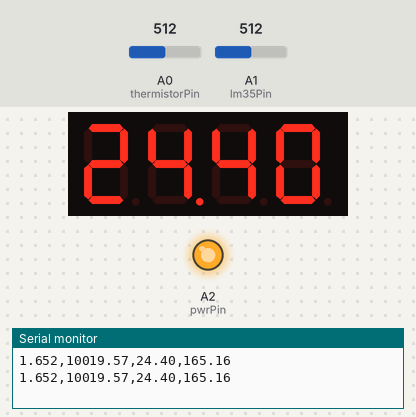
This sketch was run on a simulated Arduino Uno, built with avr-gcc and run on an emulated ATmega328P. On the bench: 4-digit seven-segment display, output pins drawn as LEDs (lit = HIGH), the last lines printed to the serial monitor. The inputs (shaded band) are chosen by the test bench; at power-on: A0 (thermistorPin) = 512, A1 (lm35Pin) = 512.

Above: at 1.8 s.
1.9 s: A0 (thermistorPin) set to 754
At 2.9 s:
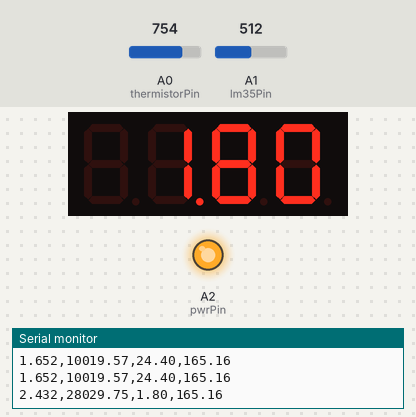
3.5 s: A0 (thermistorPin) set to 784
At 4.9 s:
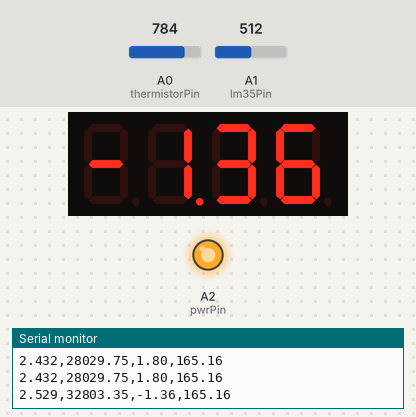
5.5 s: A0 (thermistorPin) set to 1006
At 6.8 s:
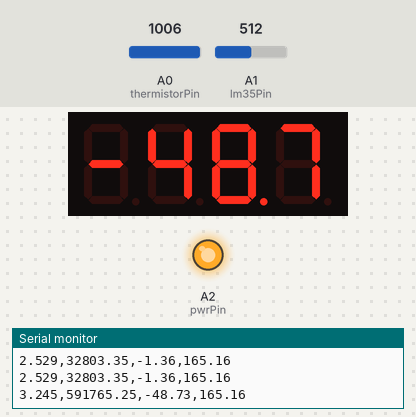
7.5 s: A0 (thermistorPin) set to 1023
At 8.7 s:
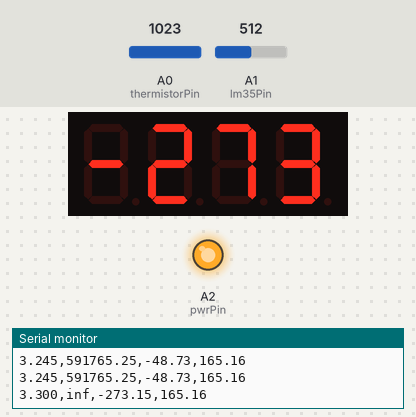
Timing chart, 0 to 10.5 s (numbered marks = the images above; inputs shaded):
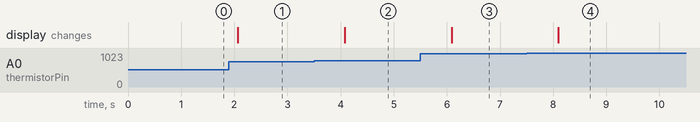

Measured:
- the behaviour switches between 771 and 772 on A0 (thermistorPin) (found by bisection; images 1 and 2)
- after the input at 1.9 s, the display: changes after 0.17 s (image 1)
- after the input at 3.5 s, the display: changes after 0.58 s (image 2)
- after the input at 5.5 s, the display: changes after 0.59 s (image 3)
- after the input at 7.5 s, the display: changes after 0.60 s (image 4)

The sketch:

complete.ino
```cpp
#include <SPI.h>
#include <Wire.h>
#include <Adafruit_GFX.h>
#include <Adafruit_LEDBackpack.h>


const int thermistorPin = A0;
const int lm35Pin = A1;
const int pwrPin = A2;
const int gndPin = A3;

const int ioMax = 1023;
const float refV = 3.3;

const int resistorR = 10000;
const float lm35ScaleFactor = 0.01;

Adafruit_7segment display;


void setup() {
  analogReference(EXTERNAL);
  Serial.begin(9600);

  // serial plotter legend
  Serial.println(
    "Thermistor_V_(V),"
    "Thermistor_R_(Ohm),"
    "Thermistor_Temperature_(C),"
    "LM35_Temperature_(C)"
  );

  pinMode(pwrPin, OUTPUT);
  pinMode(gndPin, OUTPUT);
  digitalWrite(pwrPin, HIGH);
  digitalWrite(gndPin, LOW);

  display = Adafruit_7segment();
  display.begin(0x70);
  display.setBrightness(15);
}


void loop() {
  int thermistorIn = analogRead(thermistorPin);
  int lm35In = analogRead(lm35Pin);

  float thermistorV = thermistorIn * refV / ioMax;
  float thermistorR = (thermistorV * resistorR) / (refV - thermistorV);

  float lm35V = lm35In * refV / ioMax;
  float lm35Temp = lm35V / lm35ScaleFactor;

  float thermistorTemp = resToTemp(thermistorR);

  /*
    print/plot thermistor voltage, thermistor resitstance,
      thermistor temperature, lm35 temperature
  */
  Serial.print(thermistorV, 3);
  Serial.print(",");
  Serial.print(thermistorR);
  Serial.print(",");
  Serial.print(thermistorTemp);
  Serial.print(",");
  Serial.print(lm35Temp);
  Serial.println();

  display.print(thermistorTemp, 2);
  display.writeDisplay();

  delay(1000);
}


// beta parameter prediction of temperature (deg C) given resistance (Ohm)
float resToTemp(float res) {
  static const float absZero = -273.15;
  static const float beta = 3724.14;
  static const float refR = 10108.15;
  static const float refTempK = 297.34;

  static const float refConst = refR * exp(-beta/refTempK);
  float tempK = beta / log(res/refConst);
  float temp = tempK + absZero;
  return temp;
}
```
